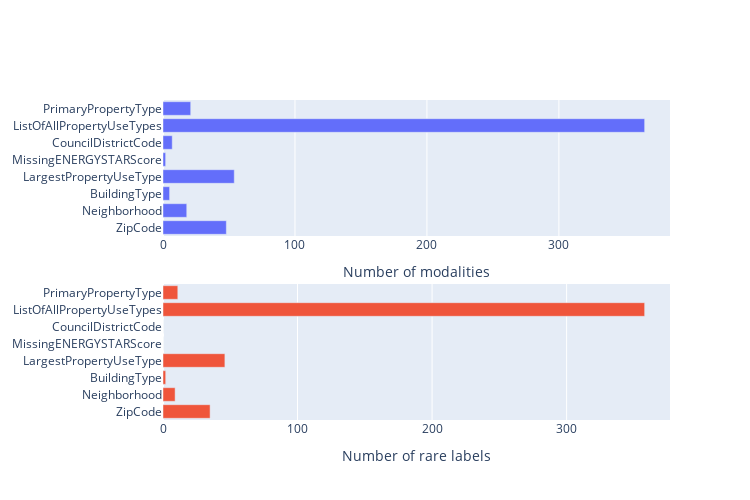

Source (notebook cell):
### Markdown cell above
### 2.3 Cardinalité & labels rares

### Code cell
# Cardinality of categorical variables
fig = make_subplots(rows=2, cols=1)

fig.add_trace(go.Bar(y=cat_features, x=df[cat_features].nunique().values, orientation='h', showlegend=False), row=1, col=1)

rare_labels = []
for var in cat_features:
    value_counts = df[var].value_counts(normalize=True)
    rare_labels.append(len(value_counts[value_counts < 0.03]))
fig.add_trace(go.Bar(x=rare_labels, y=cat_features, orientation='h', showlegend=False), row=2, col=1)

fig.update_xaxes(title_text="Number of modalities", row=1, col=1)
fig.update_xaxes(title_text="Number of rare labels", row=2, col=1)
fig.update_layout(height=500, width=750)

fig.show()

### Figure 1 — Plotly figure (JSON) as saved in the notebook; plotly's stock layout.template omitted (floating-point values rounded to 4 significant figures)
{"data": [{"orientation": "h", "showlegend": false, "type": "bar", "x": [48, 18, 5, 54, 2, 7, 365, 21], "xaxis": "x", "y": ["ZipCode", "Neighborhood", "BuildingType", "LargestPropertyUseType", "MissingENERGYSTARScore", "CouncilDistrictCode", "ListOfAllPropertyUseTypes", "PrimaryPropertyType"], "yaxis": "y"}, {"orientation": "h", "showlegend": false, "type": "bar", "x": [35, 9, 2, 46, 0, 0, 358, 11], "xaxis": "x2", "y": ["ZipCode", "Neighborhood", "BuildingType", "LargestPropertyUseType", "MissingENERGYSTARScore", "CouncilDistrictCode", "ListOfAllPropertyUseTypes", "PrimaryPropertyType"], "yaxis": "y2"}], "layout": {"height": 500, "width": 750, "xaxis": {"anchor": "y", "autorange": true, "domain": [0, 1], "range": [0, 384.2], "title": {"text": "Number of modalities"}, "type": "linear"}, "xaxis2": {"anchor": "y2", "autorange": true, "domain": [0, 1], "range": [0, 376.8], "title": {"text": "Number of rare labels"}, "type": "linear"}, "yaxis": {"anchor": "x", "autorange": true, "domain": [0.575, 1], "range": [-0.5, 7.5], "type": "category"}, "yaxis2": {"anchor": "x2", "autorange": true, "domain": [0, 0.425], "range": [-0.5, 7.5], "type": "category"}}}
